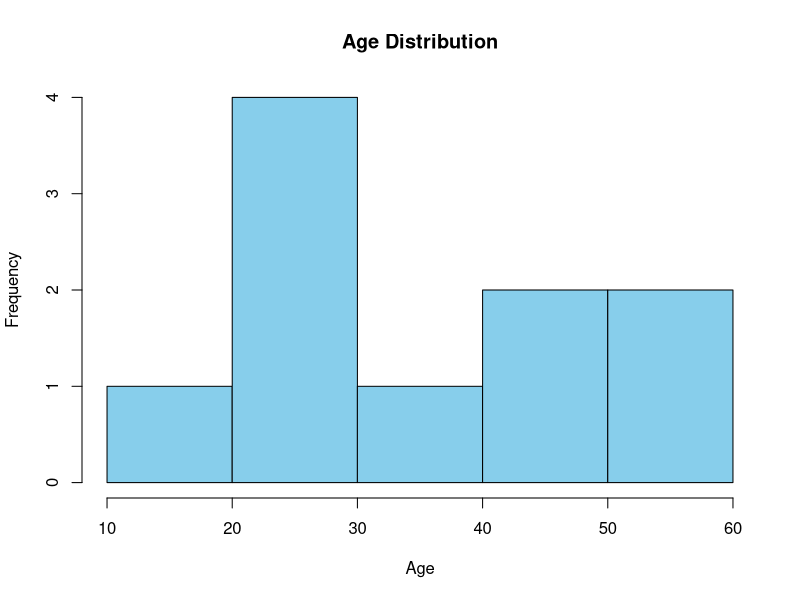
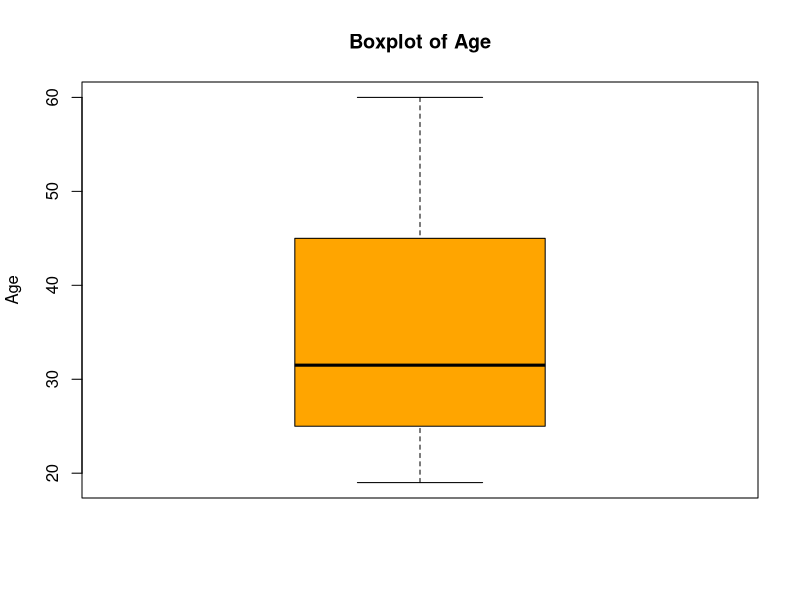

Write the R code that produced these figures, in order.
data <- data.frame(
  age = c(25, 30, 22, 45, 55, 33, 41, 19, 60, 28),
  height = c(170, 165, 160, 175, 180, 168, 172, 158, 177, 169),
  weight = c(70, 60, 55, 80, 90, 65, 75, 50, 85, 62),
  bmi = c(24.2, 22.0, 21.5, 26.1, 27.8, 23.0, 25.4, 20.0, 27.1, 21.7)
)

# 1. Calculate mean, median, and standard deviation of each variable
mean_age <- mean(data$age)
median_age <- median(data$age)
sd_age <- sd(data$age)

mean_height <- mean(data$height)
median_height <- median(data$height)
sd_height <- sd(data$height)

mean_weight <- mean(data$weight)
median_weight <- median(data$weight)
sd_weight <- sd(data$weight)

mean_bmi <- mean(data$bmi)
median_bmi <- median(data$bmi)
sd_bmi <- sd(data$bmi)

# Print results
cat("Age - Mean:", mean_age, "Median:", median_age, "SD:", sd_age, "\n")
cat("Height - Mean:", mean_height, "Median:", median_height, "SD:", sd_height, "\n")
cat("Weight - Mean:", mean_weight, "Median:", median_weight, "SD:", sd_weight, "\n")
cat("BMI - Mean:", mean_bmi, "Median:", median_bmi, "SD:", sd_bmi, "\n")

# 2. Correlation between height and weight
correlation <- cor(data$height, data$weight)
cat("Correlation between height and weight:", correlation, "\n")

# 3. Visualize age distribution with a histogram
hist(data$age, main = "Age Distribution", xlab = "Age", col = "skyblue", border = "black")

boxplot(data$age, main = "Boxplot of Age", ylab = "Age", col = "orange")
